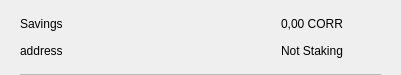
<?xml version="1.0" encoding="UTF-8"?>
<ui version="4.0">
 <class>CSRow</class>
 <widget class="QWidget" name="CSRow">
  <property name="geometry">
   <rect>
    <x>0</x>
    <y>0</y>
    <width>401</width>
    <height>75</height>
   </rect>
  </property>
  <property name="windowTitle">
   <string>Form</string>
  </property>
  <layout class="QVBoxLayout" name="verticalLayout">
   <property name="spacing">
    <number>0</number>
   </property>
   <property name="leftMargin">
    <number>20</number>
   </property>
   <property name="topMargin">
    <number>10</number>
   </property>
   <property name="rightMargin">
    <number>20</number>
   </property>
   <property name="bottomMargin">
    <number>0</number>
   </property>
   <item>
    <widget class="QWidget" name="info" native="true">
     <property name="minimumSize">
      <size>
       <width>0</width>
       <height>0</height>
      </size>
     </property>
     <layout class="QHBoxLayout" name="horizontalLayout_3">
      <property name="leftMargin">
       <number>0</number>
      </property>
      <property name="topMargin">
       <number>0</number>
      </property>
      <property name="rightMargin">
       <number>0</number>
      </property>
      <property name="bottomMargin">
       <number>10</number>
      </property>
      <item>
       <widget class="QWidget" name="container" native="true">
        <property name="minimumSize">
         <size>
          <width>0</width>
          <height>0</height>
         </size>
        </property>
        <layout class="QVBoxLayout" name="verticalLayout_2">
         <property name="spacing">
          <number>0</number>
         </property>
         <property name="leftMargin">
          <number>0</number>
         </property>
         <property name="topMargin">
          <number>0</number>
         </property>
         <property name="rightMargin">
          <number>0</number>
         </property>
         <property name="bottomMargin">
          <number>0</number>
         </property>
         <item>
          <layout class="QHBoxLayout" name="horizontalLayout">
           <item>
            <widget class="QLabel" name="labelName">
             <property name="toolTip">
              <string notr="true"/>
             </property>
             <property name="text">
              <string>Savings</string>
             </property>
            </widget>
           </item>
           <item>
            <spacer name="horizontalSpacer">
             <property name="orientation">
              <enum>Qt::Horizontal</enum>
             </property>
             <property name="sizeHint" stdset="0">
              <size>
               <width>40</width>
               <height>20</height>
              </size>
             </property>
            </spacer>
           </item>
           <item>
            <widget class="QLabel" name="labelAmount">
             <property name="text">
              <string>0,00 CORR</string>
             </property>
            </widget>
           </item>
          </layout>
         </item>
         <item>
          <layout class="QHBoxLayout" name="horizontalLayout_2">
           <item>
            <widget class="QLabel" name="labelAddress">
             <property name="toolTip">
              <string notr="true"/>
             </property>
             <property name="text">
              <string>address</string>
             </property>
            </widget>
           </item>
           <item>
            <spacer name="horizontalSpacer_2">
             <property name="orientation">
              <enum>Qt::Horizontal</enum>
             </property>
             <property name="sizeHint" stdset="0">
              <size>
               <width>40</width>
               <height>20</height>
              </size>
             </property>
            </spacer>
           </item>
           <item>
            <widget class="QLabel" name="labelStaking">
             <property name="text">
              <string>Not Staking</string>
             </property>
            </widget>
           </item>
          </layout>
         </item>
        </layout>
       </widget>
      </item>
      <item alignment="Qt::AlignHCenter|Qt::AlignVCenter">
       <widget class="QPushButton" name="pushButtonMenu">
        <property name="minimumSize">
         <size>
          <width>24</width>
          <height>24</height>
         </size>
        </property>
        <property name="maximumSize">
         <size>
          <width>32</width>
          <height>32</height>
         </size>
        </property>
        <property name="focusPolicy">
         <enum>Qt::NoFocus</enum>
        </property>
        <property name="styleSheet">
         <string notr="true">border:none; background-color:transparent;</string>
        </property>
        <property name="text">
         <string/>
        </property>
        <property name="icon">
         <iconset>
          <normaloff>://ic-menu-hover</normaloff>://ic-menu-hover</iconset>
        </property>
        <property name="iconSize">
         <size>
          <width>24</width>
          <height>24</height>
         </size>
        </property>
       </widget>
      </item>
     </layout>
    </widget>
   </item>
   <item>
    <widget class="QLabel" name="lblDivisory">
     <property name="minimumSize">
      <size>
       <width>0</width>
       <height>1</height>
      </size>
     </property>
     <property name="maximumSize">
      <size>
       <width>16777215</width>
       <height>1</height>
      </size>
     </property>
     <property name="styleSheet">
      <string notr="true">background-color:#bababa;</string>
     </property>
     <property name="text">
      <string/>
     </property>
     <property name="alignment">
      <set>Qt::AlignBottom|Qt::AlignLeading|Qt::AlignLeft</set>
     </property>
    </widget>
   </item>
  </layout>
 </widget>
 <resources/>
 <connections/>
</ui>
